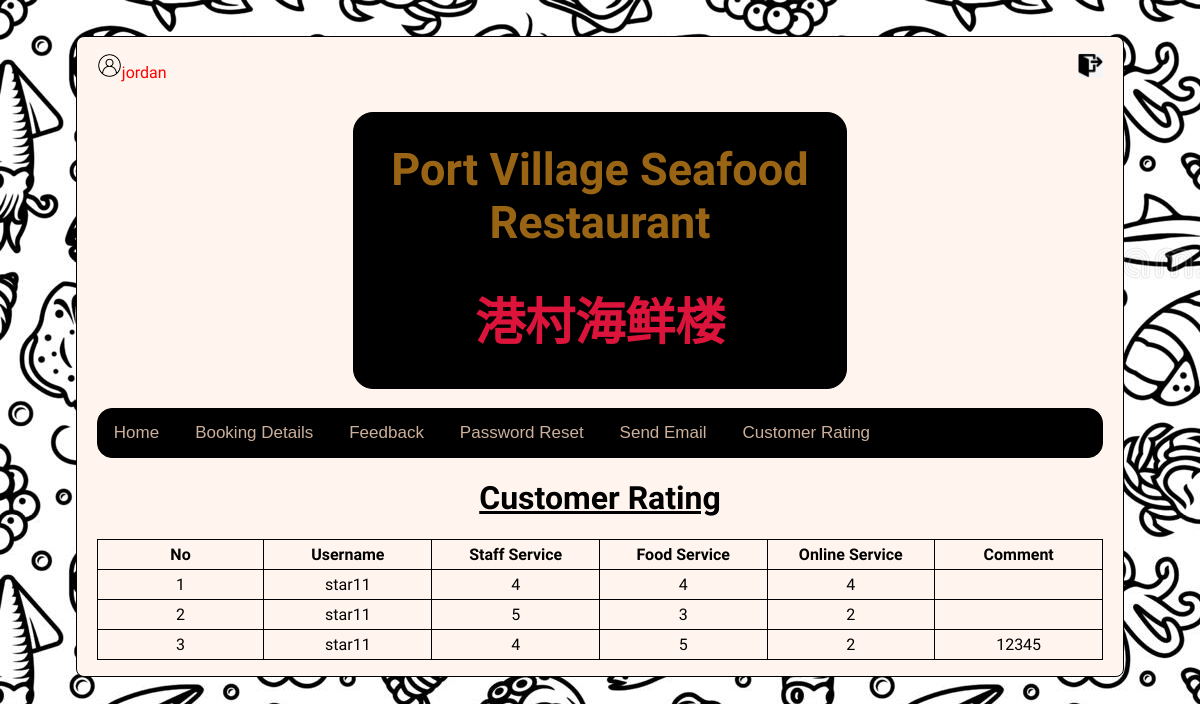
Screenshot of /admin_rating.php (signed in) with the database file from the repository.
### tables this page shows
CREATE TABLE `rating` (
  `case` int(100) NOT NULL,
  `username` varchar(50) NOT NULL,
  `staff` varchar(50) NOT NULL,
  `food` varchar(50) NOT NULL,
  `onlineb` varchar(50) NOT NULL,
  `comment` varchar(150) NOT NULL
);

### admin_rating.php (the view, shortened to what this page needs)
<!DOCTYPE html>
<html>
<head>
     <link rel="stylesheet" type="text/css" href="admin_styles.css">
</head>
<body style="background-color:#d1af8a">
<div class="box">
<?php  if (isset($_SESSION['username'])) : ?>
    	<p style="color: red"><img src="images/user.png" style="width:25px;height:25px;"><?php echo $_SESSION['username']; ?></strong>
        <span style="float: right"><a href="admin_index.php?logout='1';"><img src="images/logout.png" alt="HTML tutorial" style="width:25px;height:25px;"></a></span>
      </p>
    <?php endif ?>
<div class="back">
<h1 style="border-right:15px;border-top:15px;border-left:15px;text-align: center;font-size: 45px; color:	#996515"><strong>Port Village Seafood Restaurant</strong></h1>
<h1 style="border-right:15px;border-top:5px;border-left:5px;text-align: center;font-size: 50px;color:#DC143C">港村海鲜楼</strong></h1>
</div>
<br>
<div class="tab">
<a href="admin_index.php"><button>Home</button></a>
<a href="admin_booking.php"><button>Booking Details</button></a>
<a href="admin_feedback.php"><button>Feedback</button></a>
<a href="reset_password.php"><button>Password Reset</button></a>
<a href="trans.php"><button>Send Email</button></a>
<a href="admin_rating.php"><button>Customer Rating</button></a>
<br>
</div>
<center><h1><u>Customer Rating</u></h1></center>
<table>
<tr><th>No</th><th>Username</th><th>Staff Service</th><th>Food Service</th><th>Online Service</th><th>Comment</th></tr>
<?php						$con=mysqli_connect('localhost', 'root', '', 'capstone2');
							$query="select * from rating";
							$result=mysqli_query($con,$query);
							$i = 1;
							while($row = mysqli_fetch_assoc($result)){
								echo '<tr align="center">';
								echo '<td>'.$i.'</td>';
								echo '<td>'.$row['username'].'</td>';
								echo '<td>'.$row['staff'].'</td>';
								echo '<td>'.$row['food'].'</td>';
								echo '<td>'.$row['onlineb'].'</td>';
								echo '<td>'.$row['comment'].'</td>';
								echo '</tr>';
								$i++;
							}
?>
</table>
</body>
</html>

### admin_styles.css (style rules this page uses)
div.box { margin: auto; border: 1px solid black; border-radius: 8px; width: 85%; height: 100%; background-color:#fff5ee ; font-family: Aladin; padding-left: 20px; padding-right: 20px; margin-top: 3%; }
div.back { margin: auto; border: 1px solid black; border-radius: 20px; width: 45%; height: 35%; background-color:black; font-family: Aladin; padding-left: 20px; padding-right: 20px; margin-top: 3%; }
.tab { overflow: hidden; border: 1px solid #000000; background-color: black; border-radius: 15px; }
.tab button { background-color: inherit; color:#ccb09b; float: center; border: none; outline: none; cursor: pointer; padding: 14px 16px; transition: 0.3s; font-size: 17px; }

### admin_rating.php (style rules this page uses)
body { background-image: url("images/seafoodwallpaper.jpg"); }
table,th,td { border:1px solid black;border-collapse:collapse;padding:5px; }
th,td { width:160px;text-align:center; }

### rows the page displays
rating: username "star11", staff "4", food "4", onlineb "4"
rating: username "star11", staff "5", food "3", onlineb "2"
rating: username "star11", staff "4", food "5", onlineb "2", comment "12345"

### other values shown
$_SESSION['username'] "jordan"
